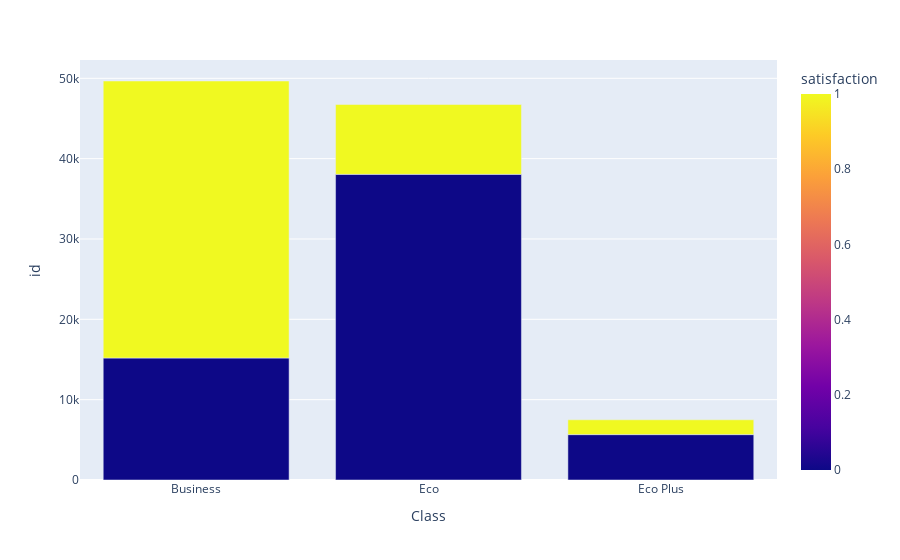

The notebook cell this image was saved under:
### Markdown cell above
## Jumlah tingkat kepuasan pada masing masing kelas

### Code cell
import plotly.express as px
px.bar(df.groupby(['satisfaction','Class'])[['id']].count().reset_index(),x='Class',y='id',color='satisfaction')

### Figure 1 — Plotly figure (JSON) as saved in the notebook; plotly's stock layout.template omitted (floating-point values rounded to 4 significant figures)
{"data": [{"alignmentgroup": "True", "hovertemplate": "Class=%{x}<br>id=%{y}<br>satisfaction=%{marker.color}<extra></extra>", "legendgroup": "", "marker": {"color": [0, 0, 0, 1, 1, 1], "coloraxis": "coloraxis", "pattern": {"shape": ""}}, "name": "", "offsetgroup": "", "orientation": "v", "showlegend": false, "textposition": "auto", "type": "bar", "x": ["Business", "Eco", "Eco Plus", "Business", "Eco", "Eco Plus"], "xaxis": "x", "y": [15185, 38044, 5650, 34480, 8701, 1844], "yaxis": "y"}], "layout": {"barmode": "relative", "coloraxis": {"colorbar": {"title": {"text": "satisfaction"}}, "colorscale": [[0, "#0d0887"], [0.1111, "#46039f"], [0.2222, "#7201a8"], [0.3333, "#9c179e"], [0.4444, "#bd3786"], [0.5556, "#d8576b"], [0.6667, "#ed7953"], [0.7778, "#fb9f3a"], [0.8889, "#fdca26"], [1, "#f0f921"]]}, "legend": {"tracegroupgap": 0}, "margin": {"t": 60}, "xaxis": {"anchor": "y", "domain": [0, 1], "title": {"text": "Class"}}, "yaxis": {"anchor": "x", "domain": [0, 1], "title": {"text": "id"}}}}
